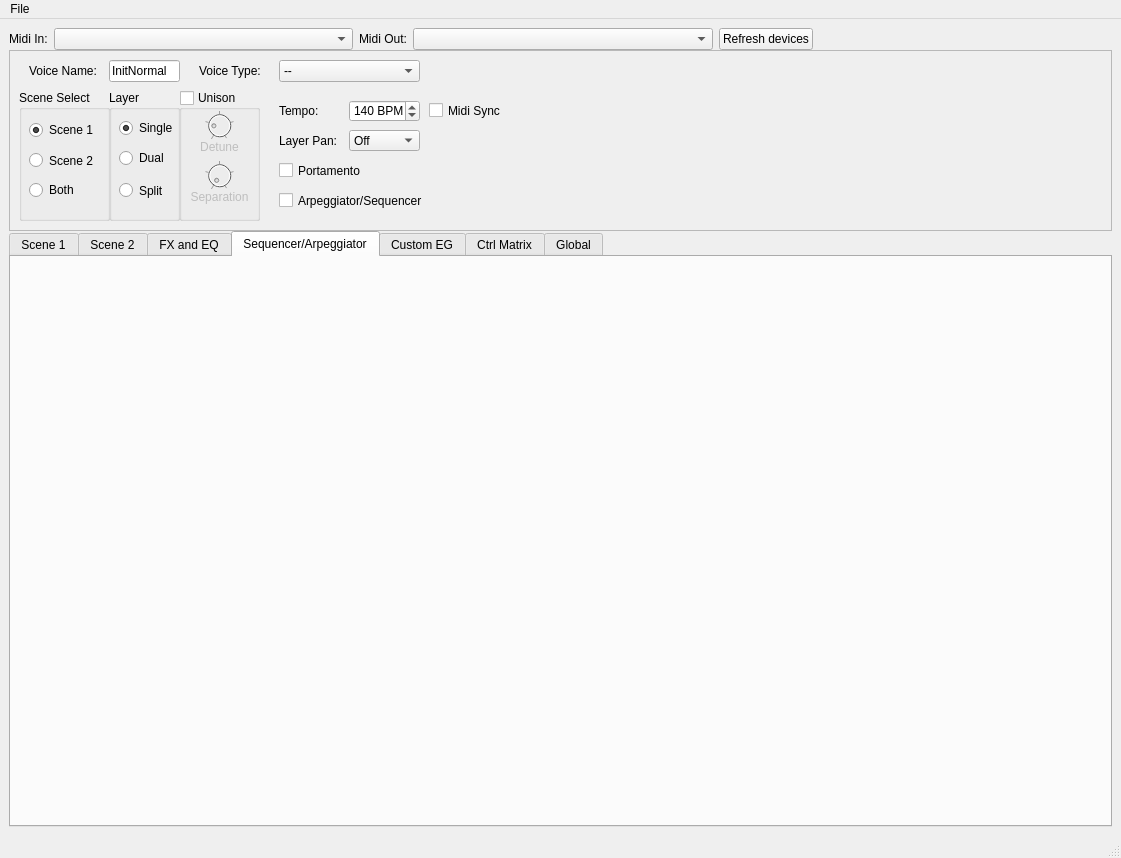
<?xml version="1.0" encoding="UTF-8"?>
<ui version="4.0">
 <class>QMidiAn1xClass</class>
 <widget class="QMainWindow" name="QMidiAn1xClass">
  <property name="geometry">
   <rect>
    <x>0</x>
    <y>0</y>
    <width>1121</width>
    <height>858</height>
   </rect>
  </property>
  <property name="windowTitle">
   <string>QMidiAn1x</string>
  </property>
  <widget class="QWidget" name="centralWidget">
   <layout class="QVBoxLayout" name="verticalLayout_6">
    <property name="spacing">
     <number>6</number>
    </property>
    <property name="leftMargin">
     <number>9</number>
    </property>
    <property name="topMargin">
     <number>9</number>
    </property>
    <property name="rightMargin">
     <number>9</number>
    </property>
    <property name="bottomMargin">
     <number>9</number>
    </property>
    <item>
     <widget class="QScrollArea" name="scrollArea_5">
      <property name="frameShape">
       <enum>QFrame::NoFrame</enum>
      </property>
      <property name="frameShadow">
       <enum>QFrame::Plain</enum>
      </property>
      <property name="widgetResizable">
       <bool>true</bool>
      </property>
      <widget class="QWidget" name="scrollAreaWidgetContents_5">
       <property name="geometry">
        <rect>
         <x>0</x>
         <y>0</y>
         <width>1103</width>
         <height>797</height>
        </rect>
       </property>
       <layout class="QVBoxLayout" name="verticalLayout">
        <property name="spacing">
         <number>0</number>
        </property>
        <property name="leftMargin">
         <number>0</number>
        </property>
        <property name="topMargin">
         <number>0</number>
        </property>
        <property name="rightMargin">
         <number>0</number>
        </property>
        <property name="bottomMargin">
         <number>0</number>
        </property>
        <item>
         <layout class="QHBoxLayout" name="horizontalLayout">
          <item>
           <widget class="QLabel" name="label">
            <property name="text">
             <string>Midi In:</string>
            </property>
           </widget>
          </item>
          <item>
           <widget class="QComboBox" name="inCombo">
            <property name="sizePolicy">
             <sizepolicy hsizetype="Expanding" vsizetype="Fixed">
              <horstretch>0</horstretch>
              <verstretch>0</verstretch>
             </sizepolicy>
            </property>
           </widget>
          </item>
          <item>
           <widget class="QLabel" name="label_2">
            <property name="text">
             <string>Midi Out:</string>
            </property>
           </widget>
          </item>
          <item>
           <widget class="QComboBox" name="outCombo">
            <property name="sizePolicy">
             <sizepolicy hsizetype="Expanding" vsizetype="Fixed">
              <horstretch>0</horstretch>
              <verstretch>0</verstretch>
             </sizepolicy>
            </property>
           </widget>
          </item>
          <item>
           <widget class="QPushButton" name="refresh">
            <property name="text">
             <string>Refresh devices</string>
            </property>
           </widget>
          </item>
          <item>
           <spacer name="horizontalSpacer">
            <property name="orientation">
             <enum>Qt::Horizontal</enum>
            </property>
            <property name="sizeHint" stdset="0">
             <size>
              <width>40</width>
              <height>20</height>
             </size>
            </property>
           </spacer>
          </item>
         </layout>
        </item>
        <item>
         <widget class="QFrame" name="frame">
          <property name="minimumSize">
           <size>
            <width>421</width>
            <height>181</height>
           </size>
          </property>
          <property name="frameShape">
           <enum>QFrame::StyledPanel</enum>
          </property>
          <property name="frameShadow">
           <enum>QFrame::Raised</enum>
          </property>
          <widget class="QGroupBox" name="unison">
           <property name="geometry">
            <rect>
             <x>170</x>
             <y>40</y>
             <width>81</width>
             <height>131</height>
            </rect>
           </property>
           <property name="title">
            <string>Unison</string>
           </property>
           <property name="checkable">
            <bool>true</bool>
           </property>
           <property name="checked">
            <bool>false</bool>
           </property>
           <widget class="QLabel" name="label_6">
            <property name="geometry">
             <rect>
              <x>0</x>
              <y>50</y>
              <width>81</width>
              <height>16</height>
             </rect>
            </property>
            <property name="frameShadow">
             <enum>QFrame::Plain</enum>
            </property>
            <property name="text">
             <string>Detune</string>
            </property>
            <property name="alignment">
             <set>Qt::AlignHCenter|Qt::AlignTop</set>
            </property>
           </widget>
           <widget class="DialKnob" name="detune">
            <property name="geometry">
             <rect>
              <x>20</x>
              <y>20</y>
              <width>41</width>
              <height>31</height>
             </rect>
            </property>
            <property name="sizePolicy">
             <sizepolicy hsizetype="Fixed" vsizetype="Fixed">
              <horstretch>0</horstretch>
              <verstretch>0</verstretch>
             </sizepolicy>
            </property>
            <property name="minimumSize">
             <size>
              <width>0</width>
              <height>0</height>
             </size>
            </property>
            <property name="maximumSize">
             <size>
              <width>16777215</width>
              <height>16777215</height>
             </size>
            </property>
            <property name="maximum">
             <number>32</number>
            </property>
            <property name="value">
             <number>6</number>
            </property>
            <property name="notchTarget">
             <double>8.000000000000000</double>
            </property>
            <property name="notchesVisible">
             <bool>true</bool>
            </property>
           </widget>
           <widget class="QLabel" name="label_7">
            <property name="geometry">
             <rect>
              <x>0</x>
              <y>100</y>
              <width>81</width>
              <height>16</height>
             </rect>
            </property>
            <property name="frameShadow">
             <enum>QFrame::Plain</enum>
            </property>
            <property name="text">
             <string>Separation</string>
            </property>
            <property name="alignment">
             <set>Qt::AlignHCenter|Qt::AlignTop</set>
            </property>
           </widget>
           <widget class="DialKnob" name="separation">
            <property name="geometry">
             <rect>
              <x>20</x>
              <y>70</y>
              <width>41</width>
              <height>31</height>
             </rect>
            </property>
            <property name="sizePolicy">
             <sizepolicy hsizetype="Fixed" vsizetype="Fixed">
              <horstretch>0</horstretch>
              <verstretch>0</verstretch>
             </sizepolicy>
            </property>
            <property name="minimumSize">
             <size>
              <width>0</width>
              <height>0</height>
             </size>
            </property>
            <property name="maximumSize">
             <size>
              <width>16777215</width>
              <height>16777215</height>
             </size>
            </property>
            <property name="maximum">
             <number>32</number>
            </property>
            <property name="wrapping">
             <bool>false</bool>
            </property>
            <property name="notchTarget">
             <double>8.000000000000000</double>
            </property>
            <property name="notchesVisible">
             <bool>true</bool>
            </property>
           </widget>
          </widget>
          <widget class="QGroupBox" name="layerGroup">
           <property name="geometry">
            <rect>
             <x>100</x>
             <y>40</y>
             <width>71</width>
             <height>131</height>
            </rect>
           </property>
           <property name="title">
            <string>Layer</string>
           </property>
           <widget class="QRadioButton" name="split">
            <property name="geometry">
             <rect>
              <x>10</x>
              <y>90</y>
              <width>61</width>
              <height>21</height>
             </rect>
            </property>
            <property name="text">
             <string>Split</string>
            </property>
           </widget>
           <widget class="QRadioButton" name="dual">
            <property name="geometry">
             <rect>
              <x>10</x>
              <y>60</y>
              <width>61</width>
              <height>16</height>
             </rect>
            </property>
            <property name="text">
             <string>Dual</string>
            </property>
           </widget>
           <widget class="QRadioButton" name="single">
            <property name="geometry">
             <rect>
              <x>10</x>
              <y>30</y>
              <width>71</width>
              <height>16</height>
             </rect>
            </property>
            <property name="text">
             <string>Single</string>
            </property>
            <property name="checked">
             <bool>true</bool>
            </property>
           </widget>
          </widget>
          <widget class="QGroupBox" name="sceneGroup">
           <property name="geometry">
            <rect>
             <x>10</x>
             <y>40</y>
             <width>91</width>
             <height>131</height>
            </rect>
           </property>
           <property name="title">
            <string>Scene Select</string>
           </property>
           <property name="checkable">
            <bool>false</bool>
           </property>
           <property name="checked">
            <bool>false</bool>
           </property>
           <widget class="QRadioButton" name="scene1radio">
            <property name="geometry">
             <rect>
              <x>10</x>
              <y>30</y>
              <width>71</width>
              <height>20</height>
             </rect>
            </property>
            <property name="text">
             <string>Scene 1</string>
            </property>
            <property name="checked">
             <bool>true</bool>
            </property>
           </widget>
           <widget class="QRadioButton" name="scene2radio">
            <property name="geometry">
             <rect>
              <x>10</x>
              <y>60</y>
              <width>89</width>
              <height>21</height>
             </rect>
            </property>
            <property name="text">
             <string>Scene 2</string>
            </property>
           </widget>
           <widget class="QRadioButton" name="bothSceneRadio">
            <property name="geometry">
             <rect>
              <x>10</x>
              <y>90</y>
              <width>89</width>
              <height>20</height>
             </rect>
            </property>
            <property name="text">
             <string>Both</string>
            </property>
           </widget>
          </widget>
          <widget class="QSpinBox" name="tempoBPM">
           <property name="geometry">
            <rect>
             <x>340</x>
             <y>50</y>
             <width>71</width>
             <height>22</height>
            </rect>
           </property>
           <property name="suffix">
            <string> BPM</string>
           </property>
           <property name="minimum">
            <number>40</number>
           </property>
           <property name="maximum">
            <number>240</number>
           </property>
           <property name="value">
            <number>140</number>
           </property>
          </widget>
          <widget class="QLabel" name="label_12">
           <property name="geometry">
            <rect>
             <x>270</x>
             <y>50</y>
             <width>81</width>
             <height>21</height>
            </rect>
           </property>
           <property name="text">
            <string>Tempo:</string>
           </property>
          </widget>
          <widget class="CheckBox" name="midiSyncCheck">
           <property name="geometry">
            <rect>
             <x>420</x>
             <y>50</y>
             <width>76</width>
             <height>21</height>
            </rect>
           </property>
           <property name="text">
            <string>Midi Sync</string>
           </property>
          </widget>
          <widget class="ComboPicker" name="layerPan">
           <property name="geometry">
            <rect>
             <x>340</x>
             <y>80</y>
             <width>71</width>
             <height>21</height>
            </rect>
           </property>
           <property name="sizePolicy">
            <sizepolicy hsizetype="Preferred" vsizetype="Fixed">
             <horstretch>0</horstretch>
             <verstretch>0</verstretch>
            </sizepolicy>
           </property>
           <item>
            <property name="text">
             <string>Off</string>
            </property>
           </item>
           <item>
            <property name="text">
             <string>Alternate</string>
            </property>
           </item>
           <item>
            <property name="text">
             <string>Random</string>
            </property>
           </item>
          </widget>
          <widget class="QLabel" name="label_4">
           <property name="geometry">
            <rect>
             <x>270</x>
             <y>80</y>
             <width>61</width>
             <height>22</height>
            </rect>
           </property>
           <property name="sizePolicy">
            <sizepolicy hsizetype="Fixed" vsizetype="Preferred">
             <horstretch>0</horstretch>
             <verstretch>0</verstretch>
            </sizepolicy>
           </property>
           <property name="text">
            <string>Layer Pan:</string>
           </property>
          </widget>
          <widget class="CheckBox" name="portamentoCheck">
           <property name="geometry">
            <rect>
             <x>270</x>
             <y>110</y>
             <width>130</width>
             <height>21</height>
            </rect>
           </property>
           <property name="text">
            <string>Portamento</string>
           </property>
          </widget>
          <widget class="VoiceNameEdit" name="voiceNameEdit">
           <property name="geometry">
            <rect>
             <x>100</x>
             <y>10</y>
             <width>71</width>
             <height>22</height>
            </rect>
           </property>
           <property name="text">
            <string>InitNormal</string>
           </property>
           <property name="maxLength">
            <number>10</number>
           </property>
          </widget>
          <widget class="QLabel" name="label_11">
           <property name="geometry">
            <rect>
             <x>20</x>
             <y>10</y>
             <width>81</width>
             <height>21</height>
            </rect>
           </property>
           <property name="text">
            <string>Voice Name:</string>
           </property>
          </widget>
          <widget class="ComboPicker" name="voiceType">
           <property name="geometry">
            <rect>
             <x>270</x>
             <y>10</y>
             <width>141</width>
             <height>22</height>
            </rect>
           </property>
           <property name="currentIndex">
            <number>0</number>
           </property>
           <item>
            <property name="text">
             <string>--</string>
            </property>
           </item>
           <item>
            <property name="text">
             <string>PF - Piano</string>
            </property>
           </item>
           <item>
            <property name="text">
             <string>CP - Chromatic Perc.</string>
            </property>
           </item>
           <item>
            <property name="text">
             <string>OR - Organ</string>
            </property>
           </item>
           <item>
            <property name="text">
             <string>GT - Guitar</string>
            </property>
           </item>
           <item>
            <property name="text">
             <string>BA - Bass</string>
            </property>
           </item>
           <item>
            <property name="text">
             <string>ST - Strings</string>
            </property>
           </item>
           <item>
            <property name="text">
             <string>EN - Ensemble</string>
            </property>
           </item>
           <item>
            <property name="text">
             <string>BR - Brass</string>
            </property>
           </item>
           <item>
            <property name="text">
             <string>RD - Reed</string>
            </property>
           </item>
           <item>
            <property name="text">
             <string>PI - Pipe</string>
            </property>
           </item>
           <item>
            <property name="text">
             <string>LD - Synth Lead</string>
            </property>
           </item>
           <item>
            <property name="text">
             <string>PD - Synth Pad</string>
            </property>
           </item>
           <item>
            <property name="text">
             <string>FX - Synth Effect</string>
            </property>
           </item>
           <item>
            <property name="text">
             <string>ET - Ethnic</string>
            </property>
           </item>
           <item>
            <property name="text">
             <string>PC - Percussion</string>
            </property>
           </item>
           <item>
            <property name="text">
             <string>SE - Sound Effect</string>
            </property>
           </item>
           <item>
            <property name="text">
             <string>DR - Drums</string>
            </property>
           </item>
           <item>
            <property name="text">
             <string>SC - Synth Comp</string>
            </property>
           </item>
           <item>
            <property name="text">
             <string>VO - Vocal</string>
            </property>
           </item>
           <item>
            <property name="text">
             <string>CO - Combination</string>
            </property>
           </item>
           <item>
            <property name="text">
             <string>WV - Material Wave</string>
            </property>
           </item>
           <item>
            <property name="text">
             <string>SQ - Sequence</string>
            </property>
           </item>
          </widget>
          <widget class="QLabel" name="label_50">
           <property name="geometry">
            <rect>
             <x>190</x>
             <y>10</y>
             <width>71</width>
             <height>21</height>
            </rect>
           </property>
           <property name="text">
            <string>Voice Type:</string>
           </property>
          </widget>
          <widget class="CheckBox" name="arpSeqCheck">
           <property name="geometry">
            <rect>
             <x>270</x>
             <y>140</y>
             <width>151</width>
             <height>21</height>
            </rect>
           </property>
           <property name="text">
            <string>Arpeggiator/Sequencer</string>
           </property>
          </widget>
         </widget>
        </item>
        <item>
         <layout class="QHBoxLayout" name="horizontalLayout_2">
          <item>
           <widget class="QTabWidget" name="tabWidget">
            <property name="tabPosition">
             <enum>QTabWidget::North</enum>
            </property>
            <property name="tabShape">
             <enum>QTabWidget::Rounded</enum>
            </property>
            <property name="currentIndex">
             <number>3</number>
            </property>
            <widget class="SceneView" name="scene1tab">
             <attribute name="title">
              <string>Scene 1</string>
             </attribute>
            </widget>
            <widget class="SceneView" name="scene2tab">
             <attribute name="title">
              <string>Scene 2</string>
             </attribute>
            </widget>
            <widget class="FxEq" name="fxeqTab">
             <attribute name="title">
              <string>FX and EQ</string>
             </attribute>
            </widget>
            <widget class="ArpSeq" name="seqTab">
             <attribute name="title">
              <string>Sequencer/Arpeggiator</string>
             </attribute>
             <layout class="QVBoxLayout" name="verticalLayout_5"/>
            </widget>
            <widget class="QWidget" name="egTab">
             <attribute name="title">
              <string>Custom EG</string>
             </attribute>
            </widget>
            <widget class="QWidget" name="matrixTab">
             <attribute name="title">
              <string>Ctrl Matrix</string>
             </attribute>
             <layout class="QVBoxLayout" name="verticalLayout_2">
              <item>
               <layout class="QHBoxLayout" name="horizontalLayout_3">
                <item>
                 <widget class="QGroupBox" name="groupBox">
                  <property name="minimumSize">
                   <size>
                    <width>401</width>
                    <height>531</height>
                   </size>
                  </property>
                  <property name="maximumSize">
                   <size>
                    <width>401</width>
                    <height>531</height>
                   </size>
                  </property>
                  <property name="title">
                   <string>Scene 1</string>
                  </property>
                  <widget class="ControlMatrixScene" name="ctrlMatrixScene1" native="true">
                   <property name="geometry">
                    <rect>
                     <x>0</x>
                     <y>10</y>
                     <width>401</width>
                     <height>541</height>
                    </rect>
                   </property>
                  </widget>
                 </widget>
                </item>
                <item>
                 <widget class="QGroupBox" name="groupBox_10">
                  <property name="minimumSize">
                   <size>
                    <width>401</width>
                    <height>531</height>
                   </size>
                  </property>
                  <property name="maximumSize">
                   <size>
                    <width>401</width>
                    <height>531</height>
                   </size>
                  </property>
                  <property name="title">
                   <string>Scene 1</string>
                  </property>
                  <widget class="ControlMatrixScene" name="ctrlMatrixScene2" native="true">
                   <property name="geometry">
                    <rect>
                     <x>0</x>
                     <y>10</y>
                     <width>401</width>
                     <height>541</height>
                    </rect>
                   </property>
                  </widget>
                 </widget>
                </item>
                <item>
                 <widget class="QGroupBox" name="groupBox_11">
                  <property name="minimumSize">
                   <size>
                    <width>191</width>
                    <height>531</height>
                   </size>
                  </property>
                  <property name="maximumSize">
                   <size>
                    <width>191</width>
                    <height>531</height>
                   </size>
                  </property>
                  <property name="title">
                   <string>Common</string>
                  </property>
                  <property name="alignment">
                   <set>Qt::AlignCenter</set>
                  </property>
                  <widget class="ComboPicker" name="sourceMtrxCom_1">
                   <property name="geometry">
                    <rect>
                     <x>30</x>
                     <y>130</y>
                     <width>141</width>
                     <height>22</height>
                    </rect>
                   </property>
                  </widget>
                  <widget class="ComboPicker" name="sourceMtrxCom_2">
                   <property name="geometry">
                    <rect>
                     <x>30</x>
                     <y>360</y>
                     <width>141</width>
                     <height>22</height>
                    </rect>
                   </property>
                  </widget>
                  <widget class="ComboPicker" name="paramMtrxCom_1">
                   <property name="geometry">
                    <rect>
                     <x>30</x>
                     <y>190</y>
                     <width>141</width>
                     <height>22</height>
                    </rect>
                   </property>
                  </widget>
                  <widget class="ComboPicker" name="paramMtrxCom_2">
                   <property name="geometry">
                    <rect>
                     <x>30</x>
                     <y>420</y>
                     <width>141</width>
                     <height>22</height>
                    </rect>
                   </property>
                  </widget>
                  <widget class="DialKnob" name="depthMtrxCom_1">
                   <property name="geometry">
                    <rect>
                     <x>70</x>
                     <y>240</y>
                     <width>60</width>
                     <height>41</height>
                    </rect>
                   </property>
                   <property name="sizePolicy">
                    <sizepolicy hsizetype="Fixed" vsizetype="Fixed">
                     <horstretch>0</horstretch>
                     <verstretch>0</verstretch>
                    </sizepolicy>
                   </property>
                   <property name="minimumSize">
                    <size>
                     <width>0</width>
                     <height>0</height>
                    </size>
                   </property>
                   <property name="maximumSize">
                    <size>
                     <width>16777215</width>
                     <height>16777215</height>
                    </size>
                   </property>
                   <property name="minimum">
                    <number>0</number>
                   </property>
                   <property name="maximum">
                    <number>127</number>
                   </property>
                   <property name="value">
                    <number>64</number>
                   </property>
                   <property name="notchTarget">
                    <double>70.000000000000000</double>
                   </property>
                   <property name="notchesVisible">
                    <bool>true</bool>
                   </property>
                  </widget>
                  <widget class="DialKnob" name="depthMtrxCom_2">
                   <property name="geometry">
                    <rect>
                     <x>70</x>
                     <y>470</y>
                     <width>60</width>
                     <height>41</height>
                    </rect>
                   </property>
                   <property name="sizePolicy">
                    <sizepolicy hsizetype="Fixed" vsizetype="Fixed">
                     <horstretch>0</horstretch>
                     <verstretch>0</verstretch>
                    </sizepolicy>
                   </property>
                   <property name="minimumSize">
                    <size>
                     <width>0</width>
                     <height>0</height>
                    </size>
                   </property>
                   <property name="maximumSize">
                    <size>
                     <width>16777215</width>
                     <height>16777215</height>
                    </size>
                   </property>
                   <property name="minimum">
                    <number>0</number>
                   </property>
                   <property name="maximum">
                    <number>127</number>
                   </property>
                   <property name="value">
                    <number>64</number>
                   </property>
                   <property name="notchTarget">
                    <double>70.000000000000000</double>
                   </property>
                   <property name="notchesVisible">
                    <bool>true</bool>
                   </property>
                  </widget>
                  <widget class="QLabel" name="label_58">
                   <property name="geometry">
                    <rect>
                     <x>30</x>
                     <y>110</y>
                     <width>141</width>
                     <height>16</height>
                    </rect>
                   </property>
                   <property name="text">
                    <string>Common Source 1</string>
                   </property>
                   <property name="alignment">
                    <set>Qt::AlignCenter</set>
                   </property>
                  </widget>
                  <widget class="QLabel" name="label_59">
                   <property name="geometry">
                    <rect>
                     <x>30</x>
                     <y>340</y>
                     <width>141</width>
                     <height>16</height>
                    </rect>
                   </property>
                   <property name="text">
                    <string>Common Source 2</string>
                   </property>
                   <property name="alignment">
                    <set>Qt::AlignCenter</set>
                   </property>
                  </widget>
                  <widget class="QLabel" name="label_60">
                   <property name="geometry">
                    <rect>
                     <x>30</x>
                     <y>170</y>
                     <width>141</width>
                     <height>16</height>
                    </rect>
                   </property>
                   <property name="text">
                    <string>Common Parameter 1</string>
                   </property>
                   <property name="alignment">
                    <set>Qt::AlignCenter</set>
                   </property>
                  </widget>
                  <widget class="QLabel" name="label_61">
                   <property name="geometry">
                    <rect>
                     <x>30</x>
                     <y>400</y>
                     <width>141</width>
                     <height>16</height>
                    </rect>
                   </property>
                   <property name="text">
                    <string>Common Parameter 2</string>
                   </property>
                   <property name="alignment">
                    <set>Qt::AlignCenter</set>
                   </property>
                  </widget>
                  <widget class="QLabel" name="label_62">
                   <property name="geometry">
                    <rect>
                     <x>30</x>
                     <y>220</y>
                     <width>141</width>
                     <height>16</height>
                    </rect>
                   </property>
                   <property name="text">
                    <string>Depth 1</string>
                   </property>
                   <property name="alignment">
                    <set>Qt::AlignCenter</set>
                   </property>
                  </widget>
                  <widget class="QLabel" name="label_63">
                   <property name="geometry">
                    <rect>
                     <x>30</x>
                     <y>450</y>
                     <width>141</width>
                     <height>16</height>
                    </rect>
                   </property>
                   <property name="text">
                    <string>Depth 2</string>
                   </property>
                   <property name="alignment">
                    <set>Qt::AlignCenter</set>
                   </property>
                  </widget>
                 </widget>
                </item>
                <item>
                 <spacer name="horizontalSpacer_2">
                  <property name="orientation">
                   <enum>Qt::Horizontal</enum>
                  </property>
                  <property name="sizeHint" stdset="0">
                   <size>
                    <width>40</width>
                    <height>20</height>
                   </size>
                  </property>
                 </spacer>
                </item>
               </layout>
              </item>
              <item>
               <spacer name="verticalSpacer">
                <property name="orientation">
                 <enum>Qt::Vertical</enum>
                </property>
                <property name="sizeHint" stdset="0">
                 <size>
                  <width>20</width>
                  <height>0</height>
                 </size>
                </property>
               </spacer>
              </item>
             </layout>
            </widget>
            <widget class="QWidget" name="globalTab">
             <attribute name="title">
              <string>Global</string>
             </attribute>
             <widget class="QCheckBox" name="checkBox_2">
              <property name="geometry">
               <rect>
                <x>190</x>
                <y>90</y>
                <width>91</width>
                <height>21</height>
               </rect>
              </property>
              <property name="text">
               <string>MIDI Local</string>
              </property>
             </widget>
             <widget class="QDial" name="masterTune">
              <property name="geometry">
               <rect>
                <x>40</x>
                <y>20</y>
                <width>41</width>
                <height>41</height>
               </rect>
              </property>
              <property name="sizePolicy">
               <sizepolicy hsizetype="Fixed" vsizetype="Fixed">
                <horstretch>0</horstretch>
                <verstretch>0</verstretch>
               </sizepolicy>
              </property>
              <property name="minimumSize">
               <size>
                <width>0</width>
                <height>0</height>
               </size>
              </property>
              <property name="maximumSize">
               <size>
                <width>16777215</width>
                <height>16777215</height>
               </size>
              </property>
              <property name="notchTarget">
               <double>8.000000000000000</double>
              </property>
              <property name="notchesVisible">
               <bool>true</bool>
              </property>
             </widget>
             <widget class="QLabel" name="label_9">
              <property name="geometry">
               <rect>
                <x>100</x>
                <y>70</y>
                <width>61</width>
                <height>21</height>
               </rect>
              </property>
              <property name="frameShadow">
               <enum>QFrame::Plain</enum>
              </property>
              <property name="text">
               <string>Transpose</string>
              </property>
              <property name="alignment">
               <set>Qt::AlignHCenter|Qt::AlignTop</set>
              </property>
             </widget>
             <widget class="QLabel" name="label_5">
              <property name="geometry">
               <rect>
                <x>190</x>
                <y>60</y>
                <width>91</width>
                <height>21</height>
               </rect>
              </property>
              <property name="text">
               <string>Velocity value:</string>
              </property>
             </widget>
             <widget class="QLabel" name="label_3">
              <property name="geometry">
               <rect>
                <x>190</x>
                <y>30</y>
                <width>81</width>
                <height>19</height>
               </rect>
              </property>
              <property name="text">
               <string>Velocity curve:</string>
              </property>
             </widget>
             <widget class="QLabel" name="label_8">
              <property name="geometry">
               <rect>
                <x>20</x>
                <y>70</y>
                <width>81</width>
                <height>21</height>
               </rect>
              </property>
              <property name="frameShadow">
               <enum>QFrame::Plain</enum>
              </property>
              <property name="text">
               <string>Master Tune</string>
              </property>
              <property name="alignment">
               <set>Qt::AlignHCenter|Qt::AlignTop</set>
              </property>
             </widget>
             <widget class="QSpinBox" name="spinBox">
              <property name="geometry">
               <rect>
                <x>280</x>
                <y>60</y>
                <width>71</width>
                <height>22</height>
               </rect>
              </property>
             </widget>
             <widget class="QDial" name="transpose">
              <property name="geometry">
               <rect>
                <x>110</x>
                <y>20</y>
                <width>41</width>
                <height>41</height>
               </rect>
              </property>
              <property name="sizePolicy">
               <sizepolicy hsizetype="Fixed" vsizetype="Fixed">
                <horstretch>0</horstretch>
                <verstretch>0</verstretch>
               </sizepolicy>
              </property>
              <property name="minimumSize">
               <size>
                <width>0</width>
                <height>0</height>
               </size>
              </property>
              <property name="maximumSize">
               <size>
                <width>16777215</width>
                <height>16777215</height>
               </size>
              </property>
              <property name="notchTarget">
               <double>8.000000000000000</double>
              </property>
              <property name="notchesVisible">
               <bool>true</bool>
              </property>
             </widget>
             <widget class="QComboBox" name="comboBox_3">
              <property name="geometry">
               <rect>
                <x>280</x>
                <y>30</y>
                <width>71</width>
                <height>21</height>
               </rect>
              </property>
              <item>
               <property name="text">
                <string>Normal</string>
               </property>
              </item>
              <item>
               <property name="text">
                <string>Soft1</string>
               </property>
              </item>
              <item>
               <property name="text">
                <string>Soft2</string>
               </property>
              </item>
              <item>
               <property name="text">
                <string>Easy</string>
               </property>
              </item>
              <item>
               <property name="text">
                <string>Wide</string>
               </property>
              </item>
              <item>
               <property name="text">
                <string>Hard</string>
               </property>
              </item>
              <item>
               <property name="text">
                <string>Fixed</string>
               </property>
              </item>
             </widget>
            </widget>
           </widget>
          </item>
         </layout>
        </item>
       </layout>
      </widget>
     </widget>
    </item>
   </layout>
  </widget>
  <widget class="QMenuBar" name="menuBar">
   <property name="geometry">
    <rect>
     <x>0</x>
     <y>0</y>
     <width>1121</width>
     <height>22</height>
    </rect>
   </property>
   <widget class="QMenu" name="menudsadas">
    <property name="title">
     <string>File</string>
    </property>
   </widget>
   <addaction name="menudsadas"/>
  </widget>
  <widget class="QStatusBar" name="statusBar"/>
 </widget>
 <layoutdefault spacing="6" margin="11"/>
 <customwidgets>
  <customwidget>
   <class>SceneView</class>
   <extends>QWidget</extends>
   <header>sceneview.h</header>
   <container>1</container>
  </customwidget>
  <customwidget>
   <class>DialKnob</class>
   <extends>QDial</extends>
   <header>UiControlers.h</header>
  </customwidget>
  <customwidget>
   <class>ComboPicker</class>
   <extends>QComboBox</extends>
   <header>UiControlers.h</header>
  </customwidget>
  <customwidget>
   <class>VoiceNameEdit</class>
   <extends>QLineEdit</extends>
   <header>voicenameedit.h</header>
  </customwidget>
  <customwidget>
   <class>CheckBox</class>
   <extends>QCheckBox</extends>
   <header>UiControlers.h</header>
  </customwidget>
  <customwidget>
   <class>ControlMatrixScene</class>
   <extends>QWidget</extends>
   <header>controlmatrixscene.h</header>
   <container>1</container>
  </customwidget>
  <customwidget>
   <class>FxEq</class>
   <extends>QWidget</extends>
   <header>fxeq.h</header>
   <container>1</container>
  </customwidget>
  <customwidget>
   <class>ArpSeq</class>
   <extends>QWidget</extends>
   <header>arpseq.h</header>
   <container>1</container>
  </customwidget>
 </customwidgets>
 <resources>
  <include location="QMidiAn1x.qrc"/>
 </resources>
 <connections/>
</ui>
